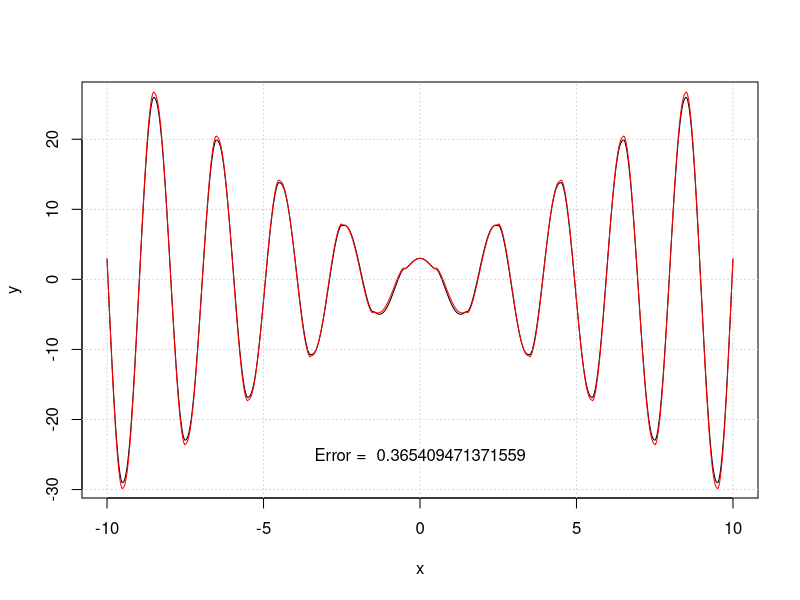

Recreate this plot in R.
main = function(){
  h=0.001  #Шаг
  
  An = 1   #Коэффициенты в дифференциальном уравнении  
  Bn = 0
  Cn = pi^2

  an=(1/h^2)*(An-Bn*h/2) #Коэффициенты в рекурентной форме
  bn=(-1/h^2)*(2*An-Cn*h^2)
  cn=(1/h^2)*(An+Bn*h/2)
  
  b = 10   #Длина отрезка
  E = 0.01 #Епсилон-орестность вблизи точек разрыва функции 1/cos(pi*x)
  
  
  uprev = 3     #Текущее значение в узле
  ucur = uprev  #Предыдущее значение в узле(вначале равны, посколько первая производная = 0)
  


  flagBr = 0 #Флаг отслеживания точек попадающих в эпсилон-окрестность
  br = 0.5   #Значение x точки разрыва x=1/2+k, k=0,1,...
             #С каждой пройденной точкой разрыва увеличивается на 1
  
  un = function(x){             #Функция, возвращающая значение в следующем узле
                                #На основании значений в двух предыдущих
    
    if(x > br-E && x < br+E){   #Если точка попадает в окрестность вблизи точки разрыва,
      flagBr <<- 1              #то игнорируем изменения
      return (ucur)
    }
    else{
      if(flagBr == 1){
        flagBr <<- 0
        br <<- br + 1
      }
      prevY=((1 / cn) * (f(x)-an*uprev-bn*ucur)) #Возвращаем значение в следующем узле сетке
      return (prevY)
    }
  }
  un2 = function(x){             #Функция, возвращающая значение в следующем узле
    #На основании значений в двух предыдущих
    
    if(x > br2-E && x < br2+E){   #Если точка попадает в окрестность вблизи точки разрыва,
      flagBr <<- 1              #то игнорируем изменения
      return (ucur)
    }
    else{
      if(flagBr == 1){
        flagBr <<- 0
        br2 <<- br2 - 1
      }
      prevY=((1 / an) * (f(x)-an*uprev-bn*ucur)) #Возвращаем значение в следующем узле сетке
      return (prevY)
    }
  }
  
  f = function(x){ #Функция, задающая неоднородность
    return (pi^2/cos(pi*x))
  }
  
  Yanalit = function(x){ #Аналитическое решение задачи Коши дифференциального уровнения
    return ((log(abs(cos(pi*x)), exp(1))+3)*cos(pi*x)+(pi*x+0)*sin(pi*x))
  }
  
  x = seq(from=2*h, to=b, by=h)
  y = seq(from=2*h, to=b, by=h)
  
  len = 2*h
  iter = 1
  while(len <= b){ #Итеративное решение(итеративно получаем значения в узлах сетки)
    len = len + h
    y[iter] = un(len)
    uprev = ucur
    ucur = y[iter]
    iter = iter + 1
  }
  
  x2 = seq(from=-2*h, to=-b, by=-h)
  y2 = seq(from=-2*h, to=-b, by=-h)
  uprev = 3
  ucur = uprev
  flagBr = 0
  br2 = -0.5
  len = -2*h
  iter = 1
  while(len > -b){ #Итеративное решение(итеративно получаем значения в узлах сетки в другую сторону)
    len = len - h
    y2[iter] = un2(len)
    uprev = ucur
    ucur = y2[iter]
    iter = iter + 1
  }
  
  iter = 1
  sum = 0 #Находим ошибку
  for(i in x){
    sum = sum + (y[iter]-Yanalit(i))^2
    iter= iter+1
  }
  sum = sqrt(sum/(b/h-2-1)) #Стандартное отклонение
  
  
  plot(x,y, type="l", xlim=c(-b,b)) #Отрисовываем численное решение
  lines(x2,y2)
  text(0,-25,paste("Error = ", sum))
  grid()
  
  x3=seq(-b,b,h)
  Sys.sleep(3)
  

  lines(x3, Yanalit(x3), col="red") #Отрисовываем аналитическое реешение

}
main()
